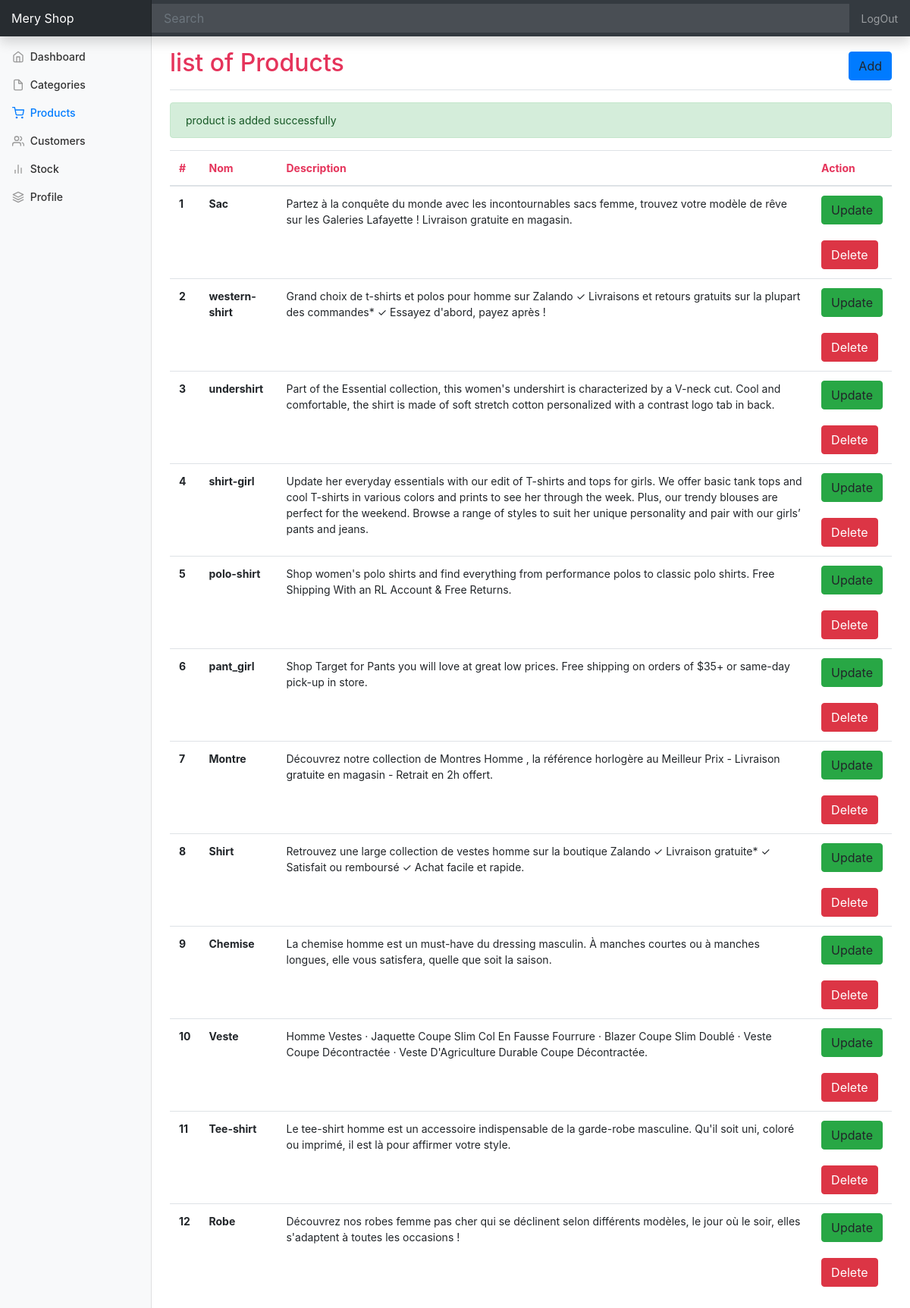
Page /admin/produits/liste.php?ajout=ok on the committed database.
### tables this page shows
CREATE TABLE `produits` (
  `id` int(11) NOT NULL,
  `nom` varchar(255) DEFAULT NULL,
  `description` text DEFAULT NULL,
  `prix` float DEFAULT NULL,
  `image` varchar(255) DEFAULT NULL,
  `categorie` int(11) DEFAULT NULL,
  `createur` int(11) DEFAULT NULL,
  `date_creation` date DEFAULT NULL,
  `date_modification` date DEFAULT NULL
);

### inc/functions.php (called while the page is built, shortened)
<?php
function connect(){
    $servername = "localhost";
    $DBuser = "root";
    $DBpassword = "";
    $DBname = "e-commerce";
    try{
        $conn = new PDO("mysql:host=$servername;dbname=$DBname", $DBuser, $DBpassword);
        $conn->setAttribute(PDO::ATTR_ERRMODE,PDO::ERRMODE_EXCEPTION);
    }
    catch(PDOException $e){
        echo "Connection failed:".$e->getMessage();
    }
    return $conn;
}
function getAllProducts(){
    $conn = connect();
    $requette  = "SELECT * FROM produits";
    $resultat = $conn->query($requette);
    $produits = $resultat->fetchAll();
    return $produits;
}
?>

### admin/produits/liste.php (the view, shortened to what this page needs)
<?php
    include "../../inc/functions.php";
    $produits = getAllProducts();
    ?>
<!doctype html>
<html lang="en">
  <head>
    <link href="../../bootstrap-5.0.2-dist/css/bootstraapp.min.css" rel="stylesheet">
    <link href="../../bootstrap-5.0.2-dist/css/dashboard.css" rel="stylesheet">
  </head>
  <body>
    <nav class="navbar navbar-dark fixed-top bg-dark flex-md-nowrap p-0 shadow">
      <a class="navbar-brand col-sm-3 col-md-2 mr-0" href="#">Mery Shop</a>
      <input class="form-control form-control-dark w-100" type="text" placeholder="Search" aria-label="Search">
      <ul class="navbar-nav px-3">
        <li class="nav-item text-nowrap">
          <a class="nav-link" href="../../LogOut.php">LogOut</a>
        </li>
      </ul>
    </nav>
    <div class="container-fluid">
      <div class="row">
      <nav class="col-md-2 d-none d-md-block bg-light sidebar">
          <div class="sidebar-sticky">
            <ul class="nav flex-column">
              <li class="nav-item">
                <a class="nav-link " href="#">
                  <span data-feather="home"></span>
                  Dashboard <span class="sr-only">(current)</span>
                </a>
              </li>
              <li class="nav-item">
              <a class="nav-link" href="../categories/liste.php">
                  <span data-feather="file"></span>
                  Categories
                </a>
              </li>
              <li class="nav-item">
                <a class="nav-link active" href="#">
                  <span data-feather="shopping-cart"></span>
                  Products
                </a>
              </li>
              <li class="nav-item">
                <a class="nav-link" href="../visiteurs/liste.php">
                  <span data-feather="users"></span>
                  Customers
                </a>
              </li>
              <li class="nav-item">
                <a class="nav-link" href="../stock/liste.php">
                  <span data-feather="bar-chart-2"></span>
                  Stock
                </a>
              </li>
              <li class="nav-item">
                <a class="nav-link " href="../profile.php">
                  <span data-feather="layers"></span>
                  Profile
                </a>
              </li>
            </ul>
          </div>
        </nav>
        <main role="main" class="col-md-9 ml-sm-auto col-lg-10 px-4">
          <div class="d-flex justify-content-between flex-wrap flex-md-nowrap align-items-center pt-3 pb-2 mb-3 border-bottom">
            <h1 class="h2" style="color:#e5345b;">list of Products</h1>
            <a class="btn btn-primary" data-toggle="modal" data-target="#exampleModal">Add</a>
          </div>
          <div>
            <?php if(isset($_GET['ajout']) && $_GET['ajout'] == "ok"){
                print'<div class="alert alert-success">
                product is added successfully
            </div>';}
                ?>
          <div>
          <table class="table">
  <thead>
    <tr style="color:#e5345b;">
      <th scope="col">#</th>
      <th scope="col">Nom</th>
      <th scope="col">Description</th>
      <th scope="col">Action</th>
    </tr>
  </thead>
  <tbody>
    <?php
        foreach ($produits as $i=>$p){
            $i++;
            print' <tr>
            <th scope="row">'.$i.'</th>
            <td><b>'.$p['nom'].'</b></td>
            <td>'.$p['description'].'</td>
            <td>
              <a  class="btn btn-success" data-toggle="modal" data-target="#editModal'.$p['id'].'">Update</a>
              <br>
              <br>
              <a onClick="return popUpDeleteProduit()" href="supprimer.php?idproduit='.$p['id'].'" class="btn btn-danger">Delete</a>
            </td>
          </tr>';
        }
    ?>
  </tbody>
</table>
          </div>
        </main>
      </div>
    </div>
  </body>
</html>

### rows in the picture
produits: nom "Sac", description "Partez à la conquête du monde avec les incontournables sacs femme, trouvez votre modèle de rêve sur les Galeries Lafayette ! Livraison gratuite en magasin."
produits: nom "western-shirt", description "Grand choix de t-shirts et polos pour homme sur Zalando ✓ Livraisons et retours gratuits sur la plupart des commandes* ✓ Essayez d'abord, payez après !"
produits: nom "undershirt", description "Part of the Essential collection, this women's undershirt is characterized by a V-neck cut. Cool and comfortable, the shirt is made of soft stretch cotton personalized with a contrast logo tab in back."
produits: nom "shirt-girl", description "Update her everyday essentials with our edit of T-shirts and tops for girls. We offer basic tank tops and cool T-shirts in various colors and prints to see her through the week. Plus, our trendy blouses are perfect for the weekend. Browse a range of styles to suit her unique personality and pair with our girls’ pants and jeans."
produits: nom "polo-shirt", description "Shop women's polo shirts and find everything from performance polos to classic polo shirts. Free Shipping With an RL Account & Free Returns."
produits: nom "pant_girl", description "Shop Target for Pants you will love at great low prices. Free shipping on orders of $35+ or same-day pick-up in store."
produits: nom "Montre", description "Découvrez notre collection de Montres Homme , la référence horlogère au Meilleur Prix - Livraison gratuite en magasin - Retrait en 2h offert."
produits: nom "Shirt", description "Retrouvez une large collection de vestes homme sur la boutique Zalando ✓ Livraison gratuite* ✓ Satisfait ou remboursé ✓ Achat facile et rapide."
produits: nom "Chemise", description "La chemise homme est un must-have du dressing masculin. À manches courtes ou à manches longues, elle vous satisfera, quelle que soit la saison."
produits: nom "Veste", description "Homme Vestes · Jaquette Coupe Slim Col En Fausse Fourrure · Blazer Coupe Slim Doublé · Veste Coupe Décontractée · Veste D'Agriculture Durable Coupe Décontractée."
produits: nom "Tee-shirt", description "Le tee-shirt homme est un accessoire indispensable de la garde-robe masculine. Qu'il soit uni, coloré ou imprimé, il est là pour affirmer votre style."
produits: nom "Robe", description "Découvrez nos robes femme pas cher qui se déclinent selon différents modèles, le jour où le soir, elles s'adaptent à toutes les occasions !"
